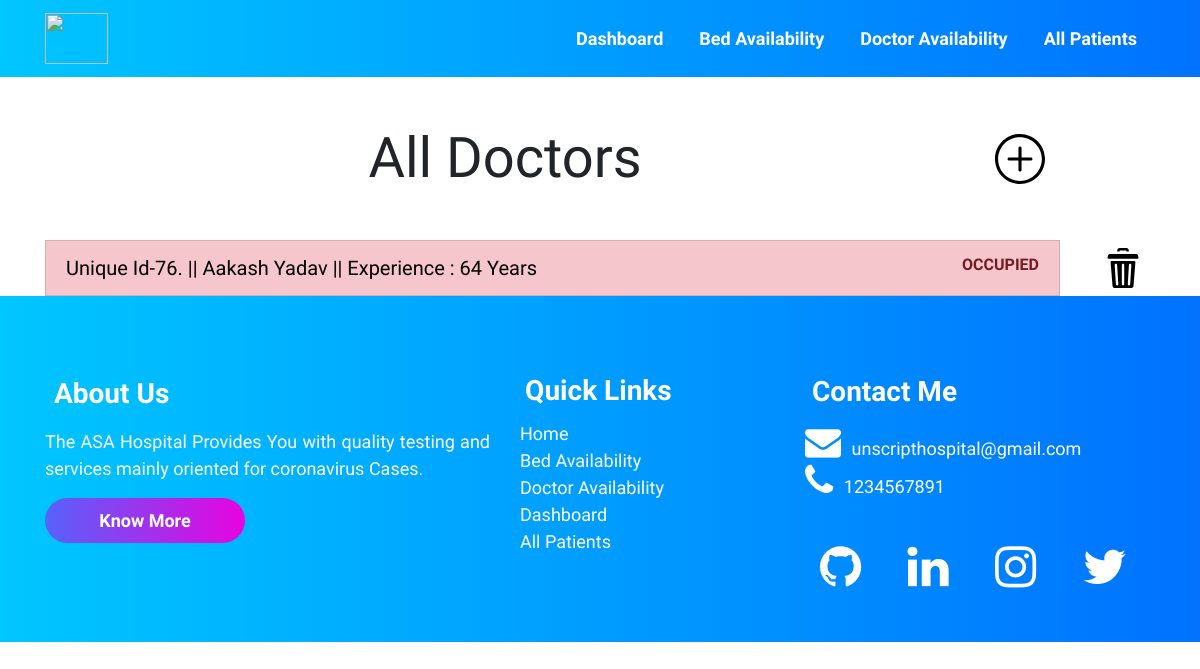
The app's page /doctoravailability/ with its own data.
### accounts/models.py (models this page shows, shortened)
class Doctor (models.Model):
    doctor_id = models.AutoField(primary_key=True)
    name = models.CharField(max_length=500, default="")
    phone = models.CharField(default="", max_length=500)
    experience_in_years = models.IntegerField(default=0)
    occupied = models.BooleanField(default=False)

### accounts/views.py (the view)
# urls.py: path("doctoravailability/", views.doctoravailability,
def doctoravailability(request):
    all_doctor_objects = Doctor.objects.all()
    context = {
        'all_doctors': all_doctor_objects
    }
    return render(request, 'doctoravailability.html', context)

### templates/doctoravailability.html (shortened to what this page needs)
{% extends 'innerbase.html' %}
{% load static %}
{% block cssLinks %}
<link rel="stylesheet" href="{% static 'css/doctoravailability.css' %}">
{% endblock %}
{% block body %}
<div class="container">
    <div class="row">
        <div class="col-md-10">
            <h1 class="text-center my-5 header display-4">All Doctors</h1>
        </div>
        <div class="col-md-2 d-flex align-items-center text-center">
            <a href="/adddoctor">
                <img src="{% static '/icons/plus.svg' %}" width="50px" class="hover-item">
            </a>
        </div>
    </div>
    <ul class="list-group">
        {% for doctor in all_doctors %}
        <div class="row">
            <div class="col-md-11">
                <a href="/doctors/{{doctor.doctor_id}}" style="text-decoration: none;">
                    <li class="list-group-item list-group-item-action
                    {% if doctor.occupied %} list-group-item-danger {% else %} list-group-item-light {% endif %}
                    ">
                        <div class="row">
                            <div class="col-md-9 header-of-list">
                                Unique Id-{{doctor.pk}}. || {{doctor.name}} || Experience :
                                {{doctor.experience_in_years}} Years
                            </div>
                            <div class="col-md-3 text-right">
                                <b>
                                    {% if doctor.occupied %} OCCUPIED {% else %} NOT OCCUPIED {% endif %}
                                </b>
                            </div>
                        </div>
                    </li>
                </a>
            </div>
            <div class="col-md-1 text-center align-self-center">
                <img src="{% static '/icons/delete.svg' %}" class="hover-item" width="40px" alt="Delete"
                    data-bs-toggle="modal" data-bs-target="#exampleModal">
            </div>
        </div>
        {% empty %}
        <li class="list-group-item list-group-item-action">NO DOCTORS IN THE DATABASE</li>
        {% endfor %}
    </ul>
</div>
{% endblock %}

### static/css/base.css (style rules this page uses)
* { margin: 0; padding: 0; font-family: "Raleway", sans-serif; scroll-behavior: smooth; }

### static/css/doctoravailability.css (style rules this page uses)
* { margin: 0; padding: 0; }
.header-of-list { color: black; font-weight: 400; font-size: 20px; }
.hover-item { transition-duration: 0.3s ease-in; }

### records on screen
Doctor: pk "76", name "Aakash Yadav", experience_in_years "64", occupied "OCCUPIED"
